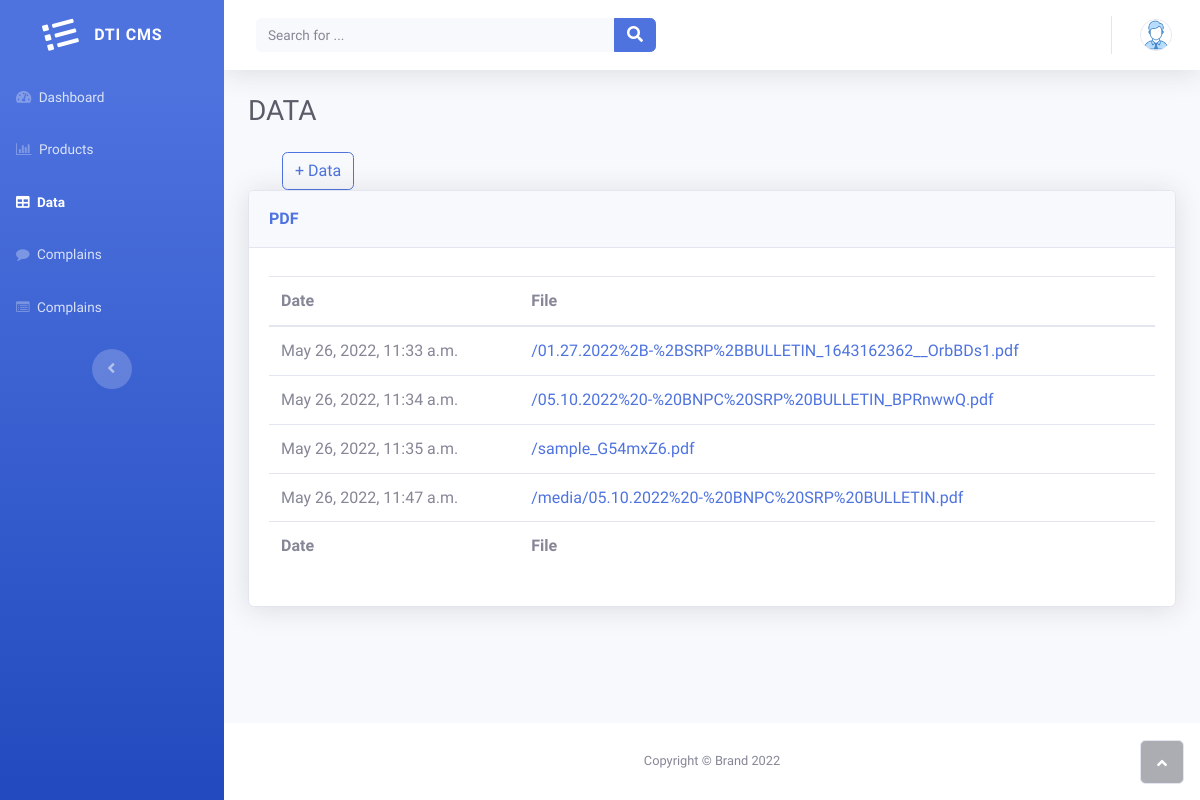
/data, run on an earlier commit of the app's database.
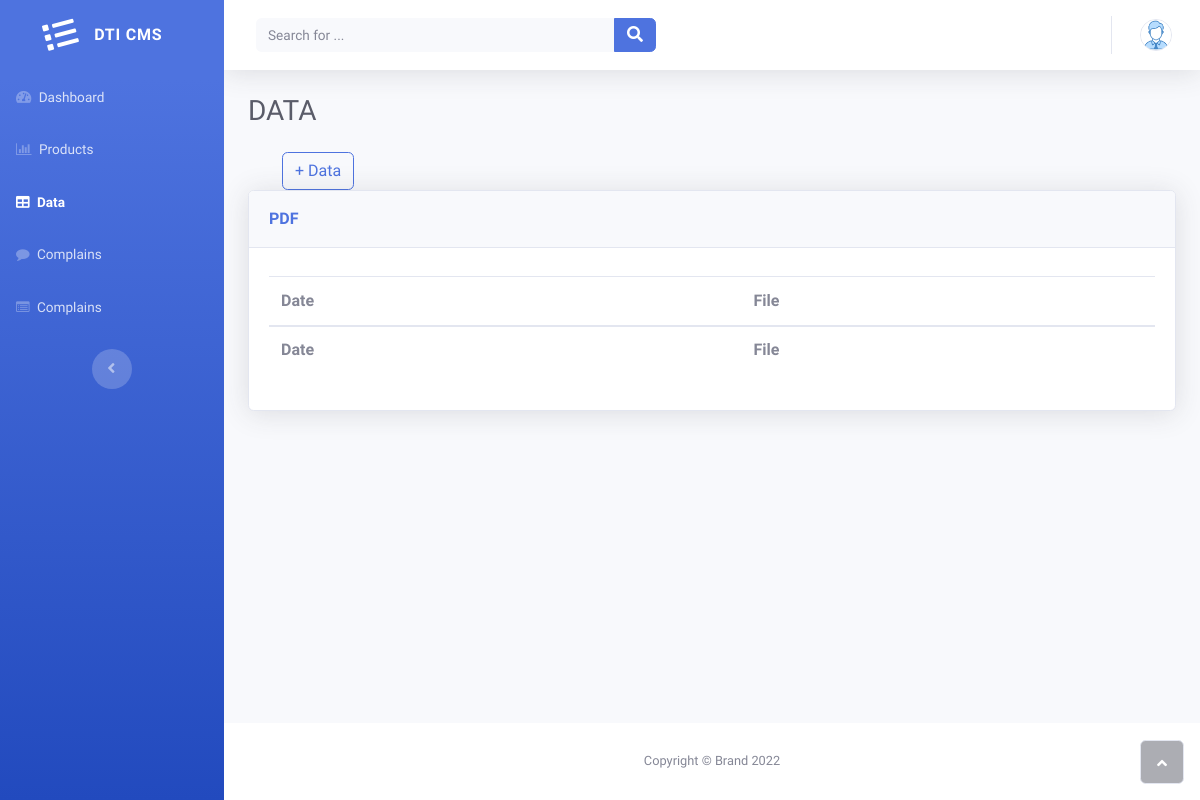
And on a later commit of the database.
### dtiApi/models.py (models this page shows)
class Data(models.Model):
    data_file = models.FileField(upload_to='pdf/')
    publish_at = models.DateTimeField(default=timezone.now)

### dtiApi/views.py (the view)
# urls.py: path('data', views.data, name='data'),
def data(request):
    data = Data.objects.all()
    context ={
        "data": data
    }
    return render(request, "data.html", context)

### dtiApi/templates/data.html (shortened to what this page needs)
{% extends "base.html" %}
{% load static %}
{% block content %}
<body id="page-top">
  <div id="wrapper">
      {% include "sidenav.html" %}
      <div class="d-flex flex-column" id="content-wrapper">
          <div id="content">
              {% include "navbar.html" %}
              <div class="container-fluid">
                  <h3 class="text-dark mb-4">DATA</h3>
                  <div class="container">
                      <div class="row">
                        <div class="col-md-12">
                          <button class="btn btn-outline-primary" type="button" data-toggle="modal" data-target="#fileModal" style="margin-right: 0px;margin-left: 10px;">+ Data</button>
                        </div>
                      </div>
                  </div>
                  <div class="card shadow">
                      <div class="card-header py-3">
                          <p class="text-primary m-0 font-weight-bold">PDF</p>
                      </div>
                      <div class="card-body">
                          <div class="table-responsive table mt-2" id="dataTable" role="grid" aria-describedby="dataTable_info">
                              <table class="table my-0" id="dataTable">
                                  <thead>
                                      <tr>
                                          <th>Date</th>
                                          <th>File</th>
                                      </tr>
                                  </thead>
                                  <tbody>
                                    {% for data in data %}
                                      <tr>
                                        <td>{{ data.publish_at }}</td>
                                        <td><a href="{{ data.data_file }}">{{ data.data_file }}</a></td>
                                      </tr>
                                    {% endfor %}
                                  </tbody>
                                  <tfoot>
                                      <tr>
                                          <td><strong>Date</strong></td>
                                          <td><strong>File</strong></td>
                                      </tr>
                                  </tfoot>
                              </table>
                          </div>
                      </div>
                  </div>
              </div>
          </div>
          <footer class="bg-white sticky-footer">
              <div class="container my-auto">
                  <div class="text-center my-auto copyright"><span>Copyright © Brand 2022</span></div>
              </div>
          </footer>
      </div><a class="border rounded d-inline scroll-to-top" href="#page-top"><i class="fas fa-angle-up"></i></a>
  </div>
</body>
{% endblock %}

### dtiApi/templates/base.html (shortened to what this page needs)
{% load static %}
<!DOCTYPE html>
<head>
    <link rel="stylesheet" href="{% static 'bootstrap/css/bootstrap.min.css'  %}">
    <link rel="stylesheet" href="{% static 'fonts/fontawesome-all.min.css'  %}">
    <link rel="stylesheet" href="{% static 'fonts/font-awesome.min.css'  %}">
    <link rel="stylesheet" href="{% static 'fonts/fontawesome5-overrides.min.css'  %}">
    <link rel="stylesheet" href="{% static 'css/Animated-Pretty-Product-List-v12.css'  %}">
    <link rel="stylesheet" href="{% static 'css/gift-product-long.css'  %}">
</head>
{% block content %}
{% endblock %}

### dtiApi/templates/sidenav.html (shortened to what this page needs)
<nav class="navbar navbar-dark align-items-start sidebar sidebar-dark accordion bg-gradient-primary p-0">
    <div class="container-fluid d-flex flex-column p-0"><a class="navbar-brand d-flex justify-content-center align-items-center sidebar-brand m-0" href="#">
            <div class="sidebar-brand-icon rotate-n-15"><i class="fas fa-list"></i></div>
            <div class="sidebar-brand-text mx-3"><span>DTI CMS</span></div>
        </a>
        <ul class="navbar-nav text-light" id="accordionSidebar">
            <li class="nav-item">
              {% url 'dashboard' as dashboard %}
              <a class="nav-link {% if request.path == dashboard %} active {% endif %}" href="{{ dashboard }}">
                <i class="fas fa-tachometer-alt"></i>
                <span>Dashboard</span>
              </a>
            </li>
            <li class="nav-item">
              {% url 'products' as products %}
              <a class="nav-link {% if request.path == products %} active {% endif %}" href="{{ products }}">
                <i class="fa fa-bar-chart-o"></i>
                <span>Products</span>
              </a>
            </li>
            <li class="nav-item">
              {% url 'data' as data %}
              <a class="nav-link {% if request.path == data %} active {% endif %}" href="{{ data }}">
                <i class="fas fa-table"></i>
                <span>Data</span>
              </a>
          </li>
            <li class="nav-item">
              {% url 'complains' as complains %}
              <a class="nav-link {% if request.path == complains %} active {% endif %}" href="{{ complains }}">
                <i class="fa fa-comment"></i>
                <span>Complains</span>
              </a>
            </li>
            <li class="nav-item">
              {% url 'categories' as categories %}
              <a class="nav-link {% if request.path == categories %} active {% endif %}" href="{{ categories }}">
                <i class="fa fa-list-alt"></i>
                <span>Complains</span>
              </a>
            </li>
        </ul>
        <div class="text-center d-none d-md-inline"><button class="btn rounded-circle border-0" id="sidebarToggle" type="button"></button></div>
    </div>
</nav>

### dtiApi/templates/navbar.html (shortened to what this page needs)
{% load static %}
<nav class="navbar navbar-light navbar-expand bg-white shadow mb-4 topbar static-top">
    <div class="container-fluid"><button class="btn btn-link d-md-none rounded-circle mr-3" id="sidebarToggleTop" type="button"></button>
        <form class="form-inline d-none d-sm-inline-block mr-auto ml-md-3 my-2 my-md-0 mw-100 navbar-search">
            <div class="input-group"><input class="bg-light form-control border-0 small" type="text" placeholder="Search for ...">
                <div class="input-group-append"><button class="btn btn-primary py-0" type="button"><i class="fas fa-search"></i></button></div>
            </div>
        </form>
        <ul class="navbar-nav flex-nowrap ml-auto">
            <li class="nav-item dropdown no-arrow">
                <div class="nav-item dropdown no-arrow"><a class="dropdown-toggle nav-link" aria-expanded="false" data-toggle="dropdown" href="#"><img class="border rounded-circle img-profile" src="{% static 'img/avatars/download.png' %}"></a>
                </div>
            </li>
        </ul>
    </div>
</nav>

What changed in the data, as far as the page shows it:
removed Data: publish_at "May 26, 2022, 11:33 a.m.", data_file "/01.27.2022%2B-%2BSRP%2BBULLETIN_1643162362__OrbBDs1.pdf"
removed Data: publish_at "May 26, 2022, 11:34 a.m.", data_file "/05.10.2022%20-%20BNPC%20SRP%20BULLETIN_BPRnwwQ.pdf"
removed Data: publish_at "May 26, 2022, 11:35 a.m.", data_file "/sample_G54mxZ6.pdf"
removed Data: publish_at "May 26, 2022, 11:47 a.m.", data_file "/media/05.10.2022%20-%20BNPC%20SRP%20BULLETIN.pdf"
